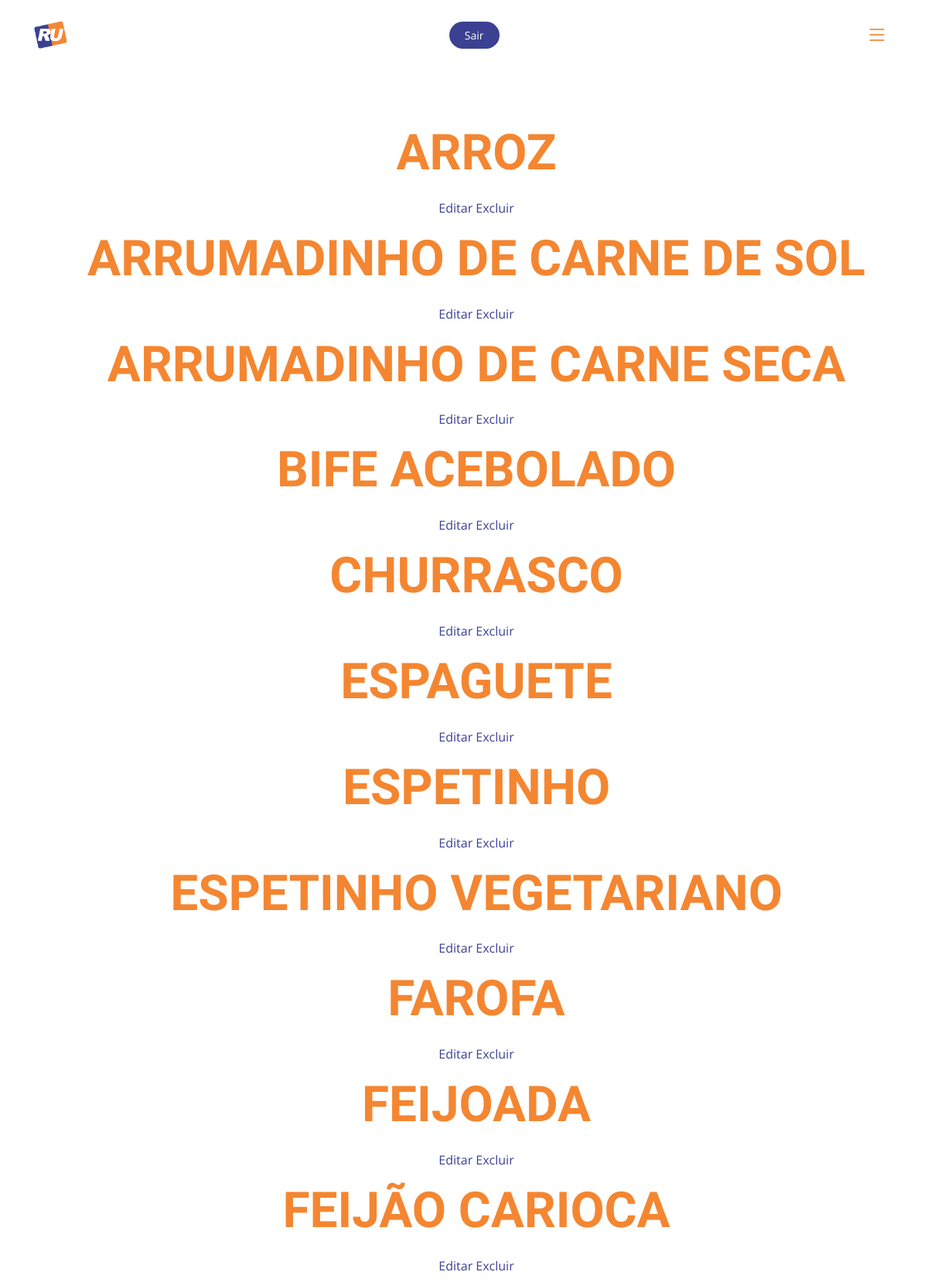
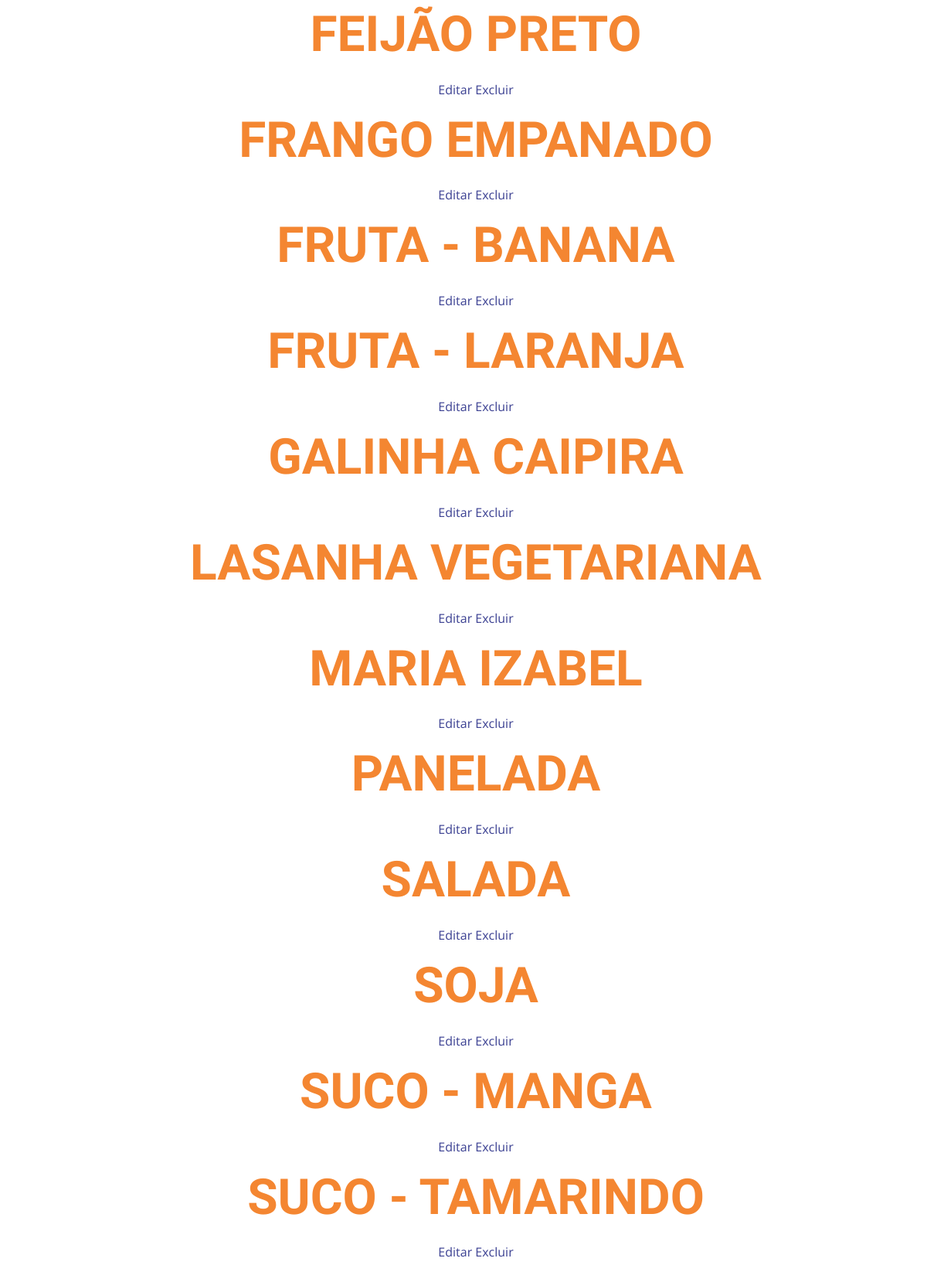
Screenshot of /componente (signed in) with the database file from the repository (2 pictures, top to bottom).
### refeicao/models.py (models this page shows, shortened)
class Componente(models.Model):
    decricao = models.CharField(max_length=100, verbose_name='Descrição')
    funcionario = models.ForeignKey(User, on_delete=models.SET_NULL, null=True)

### refeicao/views.py (the view)
# urls.py: path('componente',ComponenteView.as_view(), name="lista-componente"),
class ComponenteView(TemplateView):
    template_name = 'componente/componente.html'
    def get_context_data(self, **kwargs):
        context = super().get_context_data(**kwargs)
        context['listaComponente'] = Componente.objects.all().order_by('decricao')
        return context

### refeicao/templates/componente/componente.html (shortened to what this page needs)
{% extends 'main/base.html' %}
{% load crispy_forms_tags %}
{% load bootstrap %}
{% load static%}
{% block links %}
<link rel="stylesheet" href={% static 'css/lista-cardapio.css'%}>
{% endblock links %}
{% block main %}
<main class="container">
    <div id="main-contents" class="hero">
        <div id="container-contents">
            {% if request.user.is_authenticated %}
            <form action="" method="POST">
                <div class="container-eva">
                   <ul >
                    {% for componente in listaComponente %}
                        <h2 class="title-componente">{{componente.decricao}}</h2>
                         <div id="enviar" class="text-center mt-3 mb-3">
                            <a id="a" href={% url 'atualizar-componente' componente.id %} >Editar</a>
                            <a id="a" href={% url 'deletar-componente' componente.id %}>Excluir</a>
                        </div>
                    {% empty %}
                        <li>Nenhum cardápio encontrado.</li>
                    {% endfor%}
                   </ul>
                </div>
            </form>
            {% else %}
                <h3>Ação não permitida</h3>
                <p>Houve algum problema para processar a ação desejada ou você não tem permissão para isso.</p>
            {% endif %}
        </div>
    </div>
</main>
{% endblock main %}

### refeicao/templates/main/base.html (shortened to what this page needs)
{% load static %}
{% load bootstrap %}
<!DOCTYPE html>
<html lang="pt-br">
<head>
  <link href={% static 'vendor/bootstrap/css/bootstrap.min.css' %} rel="stylesheet">
  <link href={% static 'vendor/bootstrap-icons/bootstrap-icons.css' %} rel="stylesheet">
  <link href={% static 'vendor/aos/aos.css' %} rel="stylesheet">
  <link href={% static 'vendor/glightbox/css/glightbox.min.css' %} rel="stylesheet">
  <link href={% static 'vendor/swiper/swiper-bundle.min.css' %} rel="stylesheet">
  <link href={% static '/css/main.css' %} rel="stylesheet">
  {% block links %}
  {% endblock links %}
</head>
<body>
    {% block header %}
    <header id="header" class="header fixed-top d-flex align-items-center">
      <div class="container d-flex align-items-center justify-content-between">
        <a href="/" class="logo d-flex align-items-center me-auto me-lg-0">
          <img src={% static 'img/logo.png' %} alt="">
        </a>
        {% if request.user.is_authenticated %}
          <div>
            <a href={% url 'logout' %} class="btn-book-a-table primary">
              Sair
            </a>
          </div>
        {% else %}
          <div class="user">
            <div class="login ">
              <a href={% url 'login' %} class="btn-book-a-table primary">Entrar</a>
            </div>
          </div>
          {% endif %}
        <i class="mobile-nav-toggle mobile-nav-show bi bi-list"></i>
      </div>
    </header>
    {% endblock header %}
    {% block main %}
    {% endblock main %}
</body>
</html>

### static/css/main.css (style rules this page uses)
:root { --font-default: "Open Sans", system-ui, -apple-system, "Segoe UI", Roboto, "Helvetica Neue", Arial, "Noto Sans", "Liberation Sans", sans-serif, "Apple Color Emoji", "Segoe UI Emoji", "Segoe UI Symbol", "Noto Color Emoji"; --font-primary: "Amatic SC", sans-serif; --font-secondary: "Inter", sans-serif; }
:root { --color-default: #212529; --color-primary: #ce1212; --color-secondary: #37373f; --color-primary-ru: #3b4092; --color-secondary-ru: #f48631; }
:root { scroll-behavior: smooth; }
.primary { color: var(--color-primary-ru); }
body { font-family: var(--font-default); color: var(--color-default); }
a { color: var(--color-primary-ru); text-decoration: none; }
h1, h2, h3, h4, h5, h6 { font-family: var(--font-secondary); }
.header { background: #fff; transition: all 0.5s; z-index: 997; height: 90px; border-bottom: 1px solid #fff; }
.header .logo img { max-height: 40px; margin-right: 6px; }
.header .btn-book-a-table, .header .btn-book-a-table:focus { font-size: 14px; color: #fff; background: var(--color-primary-ru); padding: 8px 20px; margin-left: 30px; border-radius: 50px; transition: 0.3s; }
@media (max-width: 1279px) { .mobile-nav-show { color: var(--color-secondary-ru); font-size: 28px; cursor: pointer; line-height: 0; transition: 0.5s; z-index: 9999; margin: 0 10px 0 20px; } }
.hero { width: 100%; background-size: cover; position: relative; min-height: 60vh; padding: 160px 0 60px 0; }
.hero h2 { font-size: 64px; font-weight: 700; margin-bottom: 20px; color: var(--color-secondary-ru); font-family: var(--font-primary); }

### static/css/lista-cardapio.css (style rules this page uses)
.container-eva { display: flex; justify-content: center; text-align: center; }

### rows the page displays
Componente: decricao "ARROZ"
Componente: decricao "ARRUMADINHO DE CARNE DE SOL"
Componente: decricao "ARRUMADINHO DE CARNE SECA"
Componente: decricao "BIFE ACEBOLADO"
Componente: decricao "CHURRASCO"
Componente: decricao "ESPAGUETE"
Componente: decricao "ESPETINHO"
Componente: decricao "ESPETINHO VEGETARIANO"
Componente: decricao "FAROFA"
Componente: decricao "FEIJOADA"
Componente: decricao "FEIJÃO CARIOCA"
Componente: decricao "FEIJÃO PRETO"
Componente: decricao "FRANGO EMPANADO"
Componente: decricao "FRUTA - BANANA"
Componente: decricao "FRUTA - LARANJA"
Componente: decricao "GALINHA CAIPIRA"
Componente: decricao "LASANHA VEGETARIANA"
Componente: decricao "MARIA IZABEL"
Componente: decricao "PANELADA"
Componente: decricao "SALADA"
Componente: decricao "SOJA"
Componente: decricao "SUCO - MANGA"
Componente: decricao "SUCO - TAMARINDO"
